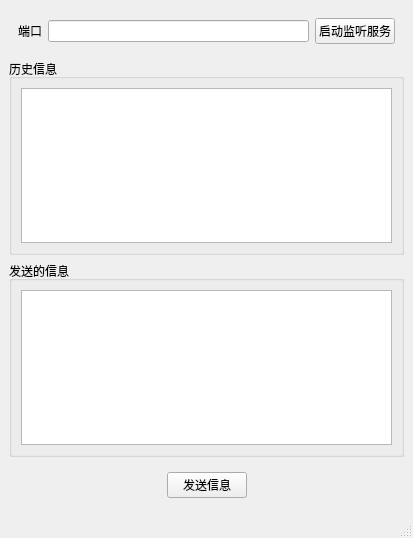
<?xml version="1.0" encoding="UTF-8"?>
<ui version="4.0">
 <class>MainWindow</class>
 <widget class="QMainWindow" name="MainWindow">
  <property name="geometry">
   <rect>
    <x>0</x>
    <y>0</y>
    <width>413</width>
    <height>538</height>
   </rect>
  </property>
  <property name="windowTitle">
   <string>MainWindow</string>
  </property>
  <widget class="QWidget" name="centralwidget">
   <layout class="QVBoxLayout" name="verticalLayout">
    <item>
     <widget class="QWidget" name="widget" native="true">
      <layout class="QHBoxLayout" name="horizontalLayout">
       <item>
        <widget class="QLabel" name="label">
         <property name="text">
          <string>端口</string>
         </property>
        </widget>
       </item>
       <item>
        <widget class="QLineEdit" name="port"/>
       </item>
       <item>
        <widget class="QPushButton" name="setListen">
         <property name="text">
          <string>启动监听服务</string>
         </property>
        </widget>
       </item>
      </layout>
     </widget>
    </item>
    <item>
     <widget class="QGroupBox" name="groupBox">
      <property name="title">
       <string>历史信息</string>
      </property>
      <layout class="QHBoxLayout" name="horizontalLayout_2">
       <item>
        <widget class="QTextEdit" name="record"/>
       </item>
      </layout>
     </widget>
    </item>
    <item>
     <widget class="QGroupBox" name="groupBox_2">
      <property name="title">
       <string>发送的信息</string>
      </property>
      <layout class="QHBoxLayout" name="horizontalLayout_3">
       <item>
        <widget class="QTextEdit" name="msg"/>
       </item>
      </layout>
     </widget>
    </item>
    <item>
     <widget class="QWidget" name="widget_2" native="true">
      <layout class="QHBoxLayout" name="horizontalLayout_4">
       <item>
        <spacer name="horizontalSpacer_2">
         <property name="orientation">
          <enum>Qt::Horizontal</enum>
         </property>
         <property name="sizeHint" stdset="0">
          <size>
           <width>128</width>
           <height>20</height>
          </size>
         </property>
        </spacer>
       </item>
       <item>
        <widget class="QPushButton" name="sendMsg">
         <property name="text">
          <string>发送信息</string>
         </property>
        </widget>
       </item>
       <item>
        <spacer name="horizontalSpacer">
         <property name="orientation">
          <enum>Qt::Horizontal</enum>
         </property>
         <property name="sizeHint" stdset="0">
          <size>
           <width>128</width>
           <height>20</height>
          </size>
         </property>
        </spacer>
       </item>
      </layout>
     </widget>
    </item>
   </layout>
  </widget>
  <widget class="QMenuBar" name="menubar">
   <property name="geometry">
    <rect>
     <x>0</x>
     <y>0</y>
     <width>413</width>
     <height>26</height>
    </rect>
   </property>
  </widget>
  <widget class="QStatusBar" name="statusbar"/>
 </widget>
 <resources/>
 <connections/>
</ui>
